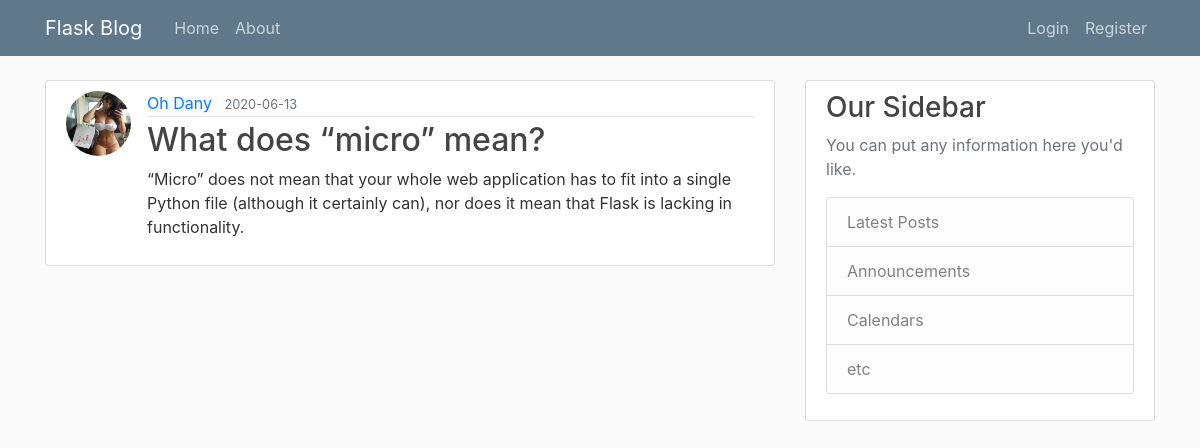
/post/1, run on an earlier commit of the app's database.
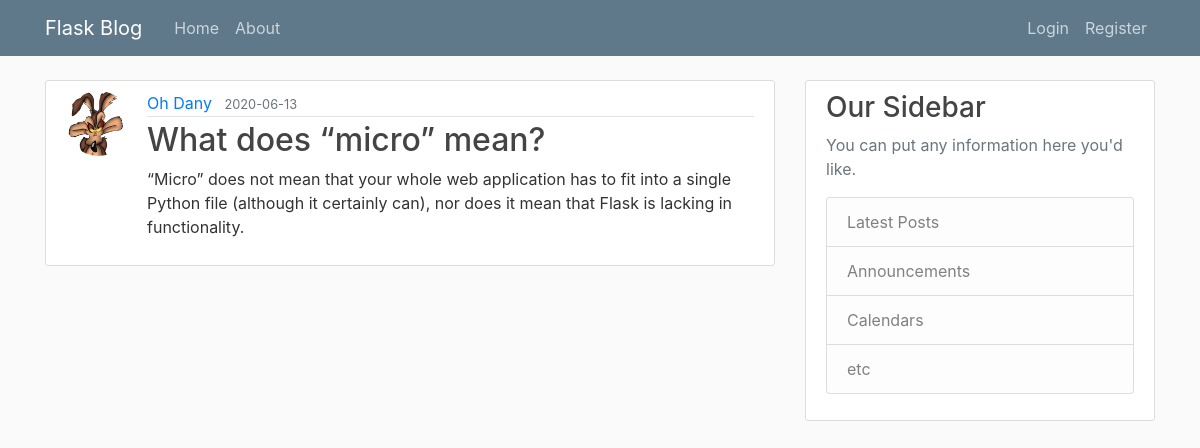
And on a later commit of the database.
### flaskblog/models.py (models this page shows, shortened)
class User(db.Model, UserMixin):
    id = db.Column(db.Integer, primary_key=True)
    username = db.Column(db.String(20), unique=True, nullable=False)
    email = db.Column(db.String(120), unique=True, nullable=False)
    image_file = db.Column(db.String(20), nullable=False, default='default.jpg')
    password = db.Column(db.String(60), nullable=False)
    posts = db.relationship('Post', backref='author', lazy=True)

### flaskblog/routes.py (the view)
@app.route("/post/<int:post_id>")
def post(post_id):
    post = Post.query.get_or_404(post_id)
    return render_template('post.html', title=post.title, post=post)

### flaskblog/templates/post.html (shortened to what this page needs)
{% extends "layout.html" %}
{% block content %}
    <article class="media content-section">
        <img class="rounded-circle article-img" src="{{ url_for('static', filename='profile_pics/' + post.author.image_file) }}">
        <div class="media-body">
            <div class="article-metadata">
                <a class="mr-2" href="{{ url_for('user_posts', username=post.author.username) }}">{{ post.author.username }}</a>
                <small class="text-muted">{{ post.date_posted.strftime('%Y-%m-%d') }}</small>
            </div>
            <h2 class="article-title">{{ post.title }}</h2>
            <p class="article-content">{{ post.content }}</p>
        </div>
    </article>
{% endblock content %}

What changed in the data, as far as the page shows it:
changed User "Oh Dany": image_file: a different picture
